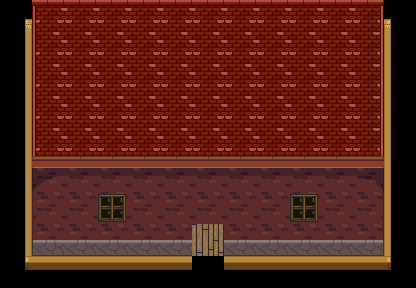

Tiled map render using the project's own tile images. Description and the map definition, with tile-layer contents summarised, below:
An orthogonal 13x9 tile map with 32x32 px tiles, 5 tile layers (floor, indoors0, indoors1, outdoors0, ...), 4 tilesets and 88 objects.

<map version="1.0" orientation="orthogonal" renderorder="right-down" width="13" height="9" tilewidth="32" tileheight="32" nextobjectid="232">
 <tileset firstgid="1" name="city_outside" tilewidth="32" tileheight="32">
  <image source="../res/img/tiles/city_outside.png" width="768" height="576" />
 </tileset>
 <tileset firstgid="433" name="interior" tilewidth="32" tileheight="32">
  <image source="../res/img/tiles/interior.png" width="512" height="512" />
 </tileset>
 <tileset firstgid="689" name="hyptosis_tile-art-batch-3" tilewidth="32" tileheight="32">
  <image source="../res/img/tiles/hyptosis_tile-art-batch-3.png" width="960" height="960" />
 </tileset>
 <tileset firstgid="1589" name="colors" tilewidth="32" tileheight="32">
  <image source="../res/img/tiles/colors.png" width="192" height="224" />
 </tileset>
 <layer name="floor" width="13" height="9">
  <data>[117 cells, 57 non-empty, 2 distinct tile ids]</data>
 </layer>
 <layer name="indoors0" width="13" height="9">
  <data>[117 cells, 59 non-empty, 15 distinct tile ids]</data>
 </layer>
 <layer name="indoors1" width="13" height="9">
  <data>[117 cells, 14 non-empty, 11 distinct tile ids]</data>
 </layer>
 <layer name="outdoors0" width="13" height="9">
  <data>[117 cells, 87 non-empty, 18 distinct tile ids]</data>
 </layer>
 <layer name="outdoors1" width="13" height="9">
  <data>[117 cells, 2 non-empty, 1 distinct tile ids]</data>
 </layer>
 <objectgroup name="collision_indoors" visible="0" opacity="0.44">
  <object id="48" gid="1589" x="224" y="224" width="32" height="32">
   <properties>
    <property name="height" value="16.00" />
    <property name="width" value="32.00" />
   </properties>
  </object>
  <object id="49" gid="1589" x="224" y="192" width="32" height="32">
   <properties>
    <property name="height" value="32" />
    <property name="width" value="32" />
   </properties>
  </object>
  <object id="50" gid="1589" x="224" y="160" width="32" height="32">
   <properties>
    <property name="height" value="32" />
    <property name="width" value="32" />
   </properties>
  </object>
  <object id="51" gid="1589" x="224" y="128" width="32" height="32">
   <properties>
    <property name="height" value="32" />
    <property name="width" value="32" />
   </properties>
  </object>
  <object id="52" gid="1589" x="224" y="96" width="32" height="32">
   <properties>
    <property name="height" value="32" />
    <property name="width" value="32" />
   </properties>
  </object>
  <object id="53" gid="1589" x="256" y="128" width="32" height="32">
   <properties>
    <property name="height" value="10" />
    <property name="width" value="32" />
   </properties>
  </object>
  <object id="54" gid="1589" x="288" y="128" width="32" height="32">
   <properties>
    <property name="height" value="10" />
    <property name="width" value="32" />
   </properties>
  </object>
  <object id="55" gid="1589" x="320" y="128" width="32" height="32">
   <properties>
    <property name="height" value="10" />
    <property name="width" value="32" />
   </properties>
  </object>
  <object id="56" gid="1589" x="352" y="128" width="32" height="32">
   <properties>
    <property name="height" value="10" />
    <property name="width" value="32" />
   </properties>
  </object>
  <object id="57" gid="1589" x="192" y="96" width="32" height="32">
   <properties>
    <property name="height" value="16" />
    <property name="width" value="32" />
   </properties>
  </object>
  <object id="58" gid="1589" x="160" y="96" width="32" height="32">
   <properties>
    <property name="height" value="16" />
    <property name="width" value="32" />
   </properties>
  </object>
  <object id="59" gid="1589" x="128" y="96" width="32" height="32">
   <properties>
    <property name="height" value="16" />
    <property name="width" value="32" />
   </properties>
  </object>
  <object id="60" gid="1589" x="96" y="96" width="32" height="32">
   <properties>
    <property name="height" value="16" />
    <property name="width" value="32" />
   </properties>
  </object>
  <object id="61" gid="1589" x="64" y="96" width="32" height="32">
   <properties>
    <property name="height" value="16" />
    <property name="width" value="32" />
   </properties>
  </object>
  <object id="62" gid="1589" x="32" y="288" width="32" height="32">
   <properties>
    <property name="height" value="14" />
    <property name="width" value="32" />
   </properties>
  </object>
  <object id="63" gid="1589" x="64" y="288" width="32" height="32">
   <properties>
    <property name="height" value="14" />
    <property name="width" value="32" />
   </properties>
  </object>
  <object id="64" gid="1589" x="96" y="288" width="32" height="32">
   <properties>
    <property name="height" value="14" />
    <property name="width" value="32" />
   </properties>
  </object>
  <object id="65" gid="1589" x="128" y="288" width="32" height="32">
   <properties>
    <property name="height" value="14" />
    <property name="width" value="32" />
   </properties>
  </object>
  <object id="66" gid="1589" x="160" y="288" width="32" height="32">
   <properties>
    <property name="height" value="14" />
    <property name="width" value="32" />
   </properties>
  </object>
  <object id="67" gid="1589" x="224" y="288" width="32" height="32">
   <properties>
    <property name="height" value="14" />
    <property name="width" value="32" />
   </properties>
  </object>
  <object id="68" gid="1589" x="256" y="288" width="32" height="32">
   <properties>
    <property name="height" value="14" />
    <property name="width" value="32" />
   </properties>
  </object>
  <object id="69" gid="1589" x="288" y="288" width="32" height="32">
   <properties>
    <property name="height" value="14" />
    <property name="width" value="32" />
   </properties>
  </object>
  <object id="70" gid="1589" x="320" y="288" width="32" height="32">
   <properties>
    <property name="height" value="14" />
    <property name="width" value="32" />
   </properties>
  </object>
  <object id="71" gid="1589" x="352" y="288" width="32" height="32">
   <properties>
    <property name="height" value="14" />
    <property name="width" value="32" />
   </properties>
  </object>
  <object id="72" gid="1589" x="384" y="256" width="32" height="32">
   <properties>
    <property name="height" value="32" />
    <property name="width" value="7" />
   </properties>
  </object>
  <object id="73" gid="1589" x="384" y="224" width="32" height="32">
   <properties>
    <property name="height" value="32" />
    <property name="width" value="7" />
   </properties>
  </object>
  <object id="74" gid="1589" x="384" y="192" width="32" height="32">
   <properties>
    <property name="height" value="32" />
    <property name="width" value="7" />
   </properties>
  </object>
  <object id="75" gid="1589" x="384" y="160" width="32" height="32">
   <properties>
    <property name="height" value="32" />
    <property name="width" value="7" />
   </properties>
  </object>
  <object id="76" gid="1589" x="384" y="128" width="32" height="32">
   <properties>
    <property name="height" value="32" />
    <property name="width" value="7" />
   </properties>
  </object>
  <object id="77" gid="1589" x="384" y="96" width="32" height="32">
   <properties>
    <property name="height" value="32" />
    <property name="width" value="7" />
   </properties>
  </object>
  <object id="78" gid="1589" x="384" y="64" width="32" height="32">
   <properties>
    <property name="height" value="32" />
    <property name="width" value="7" />
   </properties>
  </object>
  <object id="79" gid="1589" x="384" y="288" width="32" height="32">
   <properties>
    <property name="height" value="14" />
    <property name="width" value="7" />
   </properties>
  </object>
  </objectgroup>
 <objectgroup name="collision_outdoors" opacity="0.43">
  <!-- 34 objects omitted --></objectgroup>
</map>
<!-- 56 of 88 objects omitted -->
